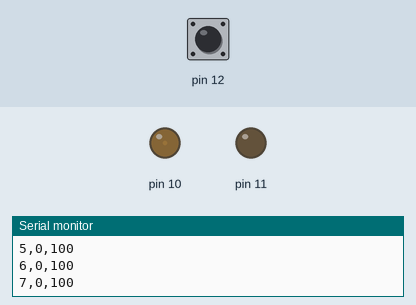
Recording of a sketch running on a simulated Arduino Uno, built with avr-gcc and run on an emulated ATmega328P. On the bench: output pins drawn as LEDs (lit = HIGH), the last lines printed to the serial monitor. The inputs (shaded band) are chosen by the test bench; at power-on: pin 12 HIGH.

Above: at 0.15 s.
At 9.74 s:
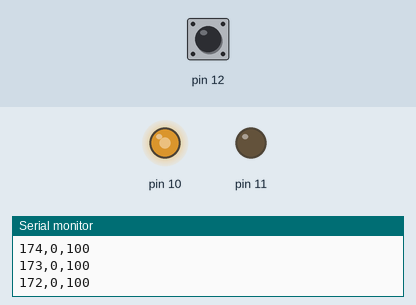
At 18.5 s:
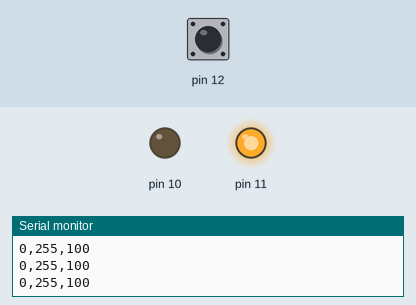
At 32.6 s:
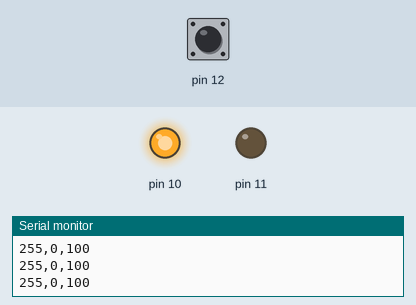
Timing chart, 0 to 40.0 s (numbered marks = the images above):
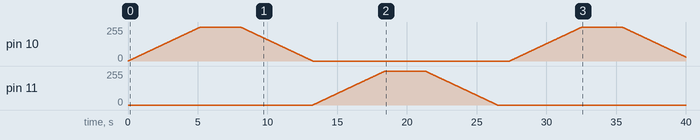

Measured:
- by itself, pin 11: rises from 0/255 to 255/255 in 5.2 s, then falls to 0/255 in 8.0 s

The sketch:

DRV8832.ino
```cpp
// Arduiuno - DRV8832
// PIN 10   - IN1
// PIN 11   - IN2
// PIN 12   - FAULTn

void setup() {
  Serial.begin(9600);
  pinMode(12, INPUT_PULLUP);
}

void loop() {

  //約2秒かけて+最大に
  for (int i = 0; i < 255; i++) {
    DRV8832_update(i);
    delay(20);
  }

  //最大を約2秒維持
  for (int i = 0; i < 255; i++) {
    DRV8832_update(255);
    delay(8);
  }

  //約4秒かけて-最大に
  for (int i = 255; i > -255; i--) {
    DRV8832_update(i);
    delay(20);
  }

  //-最大を約2秒維持
  for (int i = 0; i < 255; i++) {
    DRV8832_update(-255);
    delay(8);
  }

  //約2秒かけて0に
  for (int i = -255; i < 0; i++) {
    DRV8832_update(i);
    delay(20);
  }

  //0を約2秒維持
  for (int i = 0; i < 100; i++) {
    DRV8832_update(0);
    delay(8);
  }

}

void DRV8832_update(int power) {
  int error = digitalRead(12);
  int in1 = power > 0 ? +1 * power : 0;
  int in2 = power < 0 ? -1 * power : 0;

  analogWrite( 10, in1 );
  analogWrite( 11, in2 );

  Serial.print(in1);
  Serial.print(",");
  Serial.print(in2);
  Serial.print(",");
  Serial.print(error);
  Serial.println("00");

}
```
